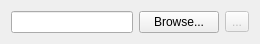
<?xml version="1.0" encoding="UTF-8"?>
<ui version="4.0">
 <class>FileUploadWidget</class>
 <widget class="QWidget" name="FileUploadWidget">
  <property name="geometry">
   <rect>
    <x>0</x>
    <y>0</y>
    <width>260</width>
    <height>42</height>
   </rect>
  </property>
  <property name="sizePolicy">
   <sizepolicy hsizetype="Preferred" vsizetype="Preferred">
    <horstretch>0</horstretch>
    <verstretch>0</verstretch>
   </sizepolicy>
  </property>
  <property name="minimumSize">
   <size>
    <width>0</width>
    <height>0</height>
   </size>
  </property>
  <property name="windowTitle">
   <string>Form</string>
  </property>
  <layout class="QHBoxLayout" name="horizontalLayout">
   <item>
    <widget class="QLineEdit" name="lineEdit"/>
   </item>
   <item>
    <widget class="QPushButton" name="pushButton">
     <property name="text">
      <string>Browse...</string>
     </property>
    </widget>
   </item>
   <item>
    <widget class="QToolButton" name="toolButton">
     <property name="enabled">
      <bool>false</bool>
     </property>
     <property name="text">
      <string>...</string>
     </property>
     <property name="icon">
      <iconset resource="icons.qrc">
       <normaloff>:/icons/upload.png</normaloff>:/icons/upload.png</iconset>
     </property>
    </widget>
   </item>
  </layout>
 </widget>
 <resources>
  <include location="icons.qrc"/>
 </resources>
 <connections/>
</ui>
